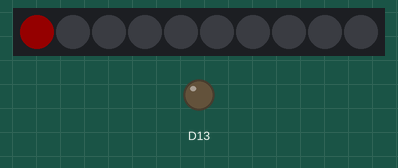
The sketch below on a simulated Adafruit Circuit Playground Express. Parts: 10 RGB LEDs in strip order, left to right, output pins drawn as LEDs (lit = HIGH). Dim RGB values are drawn brighter than linear.

Above: at 0.1 s.
At 3.3 s:
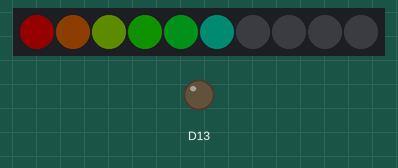
At 5.9 s:
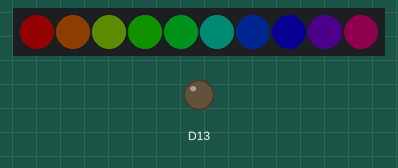
At 7.3 s:
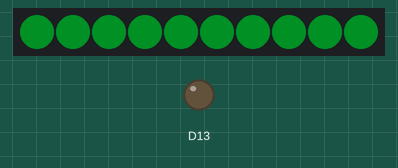
At 10.8 s:
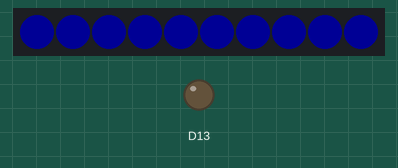
At 13.6 s:
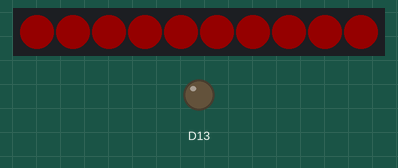

The sketch:

IAT_320_Glowing_Necklace.ino
```cpp
#include <Adafruit_CircuitPlayground.h>

uint8_t pixeln = 0;

void setup() {
 Serial.begin(9600);
 CircuitPlayground.begin();

}

void loop() {
  CircuitPlayground.setPixelColor(pixeln++, CircuitPlayground.colorWheel(25 * pixeln));

  delay(50);

  if(pixeln == 11){
    CircuitPlayground.setPixelColor(0, CircuitPlayground.colorWheel(25 * pixeln));
    CircuitPlayground.setPixelColor(1, CircuitPlayground.colorWheel(25 * pixeln));
    CircuitPlayground.setPixelColor(2, CircuitPlayground.colorWheel(25 * pixeln));
    CircuitPlayground.setPixelColor(3, CircuitPlayground.colorWheel(25 * pixeln));
    CircuitPlayground.setPixelColor(4, CircuitPlayground.colorWheel(25 * pixeln));
    CircuitPlayground.setPixelColor(5, CircuitPlayground.colorWheel(25 * pixeln));
    CircuitPlayground.setPixelColor(6, CircuitPlayground.colorWheel(25 * pixeln));
    CircuitPlayground.setPixelColor(7, CircuitPlayground.colorWheel(25 * pixeln));
    CircuitPlayground.setPixelColor(8, CircuitPlayground.colorWheel(25 * pixeln));
    CircuitPlayground.setPixelColor(9, CircuitPlayground.colorWheel(25 * pixeln));

  }

  delay(50);

  if(pixeln == 12){
    CircuitPlayground.setPixelColor(0, CircuitPlayground.colorWheel(30 * pixeln));
    CircuitPlayground.setPixelColor(1, CircuitPlayground.colorWheel(30 * pixeln));
    CircuitPlayground.setPixelColor(2, CircuitPlayground.colorWheel(30 * pixeln));
    CircuitPlayground.setPixelColor(3, CircuitPlayground.colorWheel(30 * pixeln));
    CircuitPlayground.setPixelColor(4, CircuitPlayground.colorWheel(30 * pixeln));
    CircuitPlayground.setPixelColor(5, CircuitPlayground.colorWheel(30 * pixeln));
    CircuitPlayground.setPixelColor(6, CircuitPlayground.colorWheel(30 * pixeln));
    CircuitPlayground.setPixelColor(7, CircuitPlayground.colorWheel(30 * pixeln));
    CircuitPlayground.setPixelColor(8, CircuitPlayground.colorWheel(30 * pixeln));
    CircuitPlayground.setPixelColor(9, CircuitPlayground.colorWheel(30 * pixeln));

  }

  delay(50);

  if(pixeln == 13){
    CircuitPlayground.setPixelColor(0, CircuitPlayground.colorWheel(35 * pixeln));
    CircuitPlayground.setPixelColor(1, CircuitPlayground.colorWheel(35 * pixeln));
    CircuitPlayground.setPixelColor(2, CircuitPlayground.colorWheel(35 * pixeln));
    CircuitPlayground.setPixelColor(3, CircuitPlayground.colorWheel(35 * pixeln));
    CircuitPlayground.setPixelColor(4, CircuitPlayground.colorWheel(35 * pixeln));
    CircuitPlayground.setPixelColor(5, CircuitPlayground.colorWheel(35 * pixeln));
    CircuitPlayground.setPixelColor(6, CircuitPlayground.colorWheel(35 * pixeln));
    CircuitPlayground.setPixelColor(7, CircuitPlayground.colorWheel(35 * pixeln));
    CircuitPlayground.setPixelColor(8, CircuitPlayground.colorWheel(35 * pixeln));
    CircuitPlayground.setPixelColor(9, CircuitPlayground.colorWheel(35 * pixeln));

  }

  delay(50);

  if(pixeln == 14){
    CircuitPlayground.setPixelColor(0, CircuitPlayground.colorWheel(40 * pixeln));
    CircuitPlayground.setPixelColor(1, CircuitPlayground.colorWheel(40 * pixeln));
    CircuitPlayground.setPixelColor(2, CircuitPlayground.colorWheel(40 * pixeln));
    CircuitPlayground.setPixelColor(3, CircuitPlayground.colorWheel(40 * pixeln));
    CircuitPlayground.setPixelColor(4, CircuitPlayground.colorWheel(40 * pixeln));
    CircuitPlayground.setPixelColor(5, CircuitPlayground.colorWheel(40 * pixeln));
    CircuitPlayground.setPixelColor(6, CircuitPlayground.colorWheel(40 * pixeln));
    CircuitPlayground.setPixelColor(7, CircuitPlayground.colorWheel(40 * pixeln));
    CircuitPlayground.setPixelColor(8, CircuitPlayground.colorWheel(40 * pixeln));
    CircuitPlayground.setPixelColor(9, CircuitPlayground.colorWheel(40 * pixeln));

  }

  delay(50);

  if(pixeln == 15){
    CircuitPlayground.setPixelColor(0, CircuitPlayground.colorWheel(45 * pixeln));
    CircuitPlayground.setPixelColor(1, CircuitPlayground.colorWheel(45 * pixeln));
    CircuitPlayground.setPixelColor(2, CircuitPlayground.colorWheel(45 * pixeln));
    CircuitPlayground.setPixelColor(3, CircuitPlayground.colorWheel(45 * pixeln));
    CircuitPlayground.setPixelColor(4, CircuitPlayground.colorWheel(45 * pixeln));
    CircuitPlayground.setPixelColor(5, CircuitPlayground.colorWheel(45 * pixeln));
    CircuitPlayground.setPixelColor(6, CircuitPlayground.colorWheel(45 * pixeln));
    CircuitPlayground.setPixelColor(7, CircuitPlayground.colorWheel(45 * pixeln));
    CircuitPlayground.setPixelColor(8, CircuitPlayground.colorWheel(45 * pixeln));
    CircuitPlayground.setPixelColor(9, CircuitPlayground.colorWheel(45 * pixeln));

  }
  delay(50);

  if(pixeln == 16){
    CircuitPlayground.setPixelColor(0, CircuitPlayground.colorWheel(50 * pixeln));
    CircuitPlayground.setPixelColor(1, CircuitPlayground.colorWheel(50 * pixeln));
    CircuitPlayground.setPixelColor(2, CircuitPlayground.colorWheel(50 * pixeln));
    CircuitPlayground.setPixelColor(3, CircuitPlayground.colorWheel(50 * pixeln));
    CircuitPlayground.setPixelColor(4, CircuitPlayground.colorWheel(50 * pixeln));
    CircuitPlayground.setPixelColor(5, CircuitPlayground.colorWheel(50 * pixeln));
    CircuitPlayground.setPixelColor(6, CircuitPlayground.colorWheel(50 * pixeln));
    CircuitPlayground.setPixelColor(7, CircuitPlayground.colorWheel(50 * pixeln));
    CircuitPlayground.setPixelColor(8, CircuitPlayground.colorWheel(50 * pixeln));
    CircuitPlayground.setPixelColor(9, CircuitPlayground.colorWheel(50 * pixeln));

  }
  delay(50);

  if(pixeln == 17){
    CircuitPlayground.setPixelColor(0, CircuitPlayground.colorWheel(55 * pixeln));
    CircuitPlayground.setPixelColor(1, CircuitPlayground.colorWheel(55 * pixeln));
    CircuitPlayground.setPixelColor(2, CircuitPlayground.colorWheel(55 * pixeln));
    CircuitPlayground.setPixelColor(3, CircuitPlayground.colorWheel(55 * pixeln));
    CircuitPlayground.setPixelColor(4, CircuitPlayground.colorWheel(55 * pixeln));
    CircuitPlayground.setPixelColor(5, CircuitPlayground.colorWheel(55 * pixeln));
    CircuitPlayground.setPixelColor(6, CircuitPlayground.colorWheel(55 * pixeln));
    CircuitPlayground.setPixelColor(7, CircuitPlayground.colorWheel(55 * pixeln));
    CircuitPlayground.setPixelColor(8, CircuitPlayground.colorWheel(55 * pixeln));
    CircuitPlayground.setPixelColor(9, CircuitPlayground.colorWheel(55 * pixeln));

  }
  delay(50);

  if(pixeln == 18){
    CircuitPlayground.setPixelColor(0, CircuitPlayground.colorWheel(60 * pixeln));
    CircuitPlayground.setPixelColor(1, CircuitPlayground.colorWheel(60 * pixeln));
    CircuitPlayground.setPixelColor(2, CircuitPlayground.colorWheel(60 * pixeln));
    CircuitPlayground.setPixelColor(3, CircuitPlayground.colorWheel(60 * pixeln));
    CircuitPlayground.setPixelColor(4, CircuitPlayground.colorWheel(60 * pixeln));
    CircuitPlayground.setPixelColor(5, CircuitPlayground.colorWheel(60 * pixeln));
    CircuitPlayground.setPixelColor(6, CircuitPlayground.colorWheel(60 * pixeln));
    CircuitPlayground.setPixelColor(7, CircuitPlayground.colorWheel(60 * pixeln));
    CircuitPlayground.setPixelColor(8, CircuitPlayground.colorWheel(60 * pixeln));
    CircuitPlayground.setPixelColor(9, CircuitPlayground.colorWheel(60 * pixeln));

  }
  delay(50);

  if(pixeln == 19){
    CircuitPlayground.setPixelColor(0, CircuitPlayground.colorWheel(65 * pixeln));
    CircuitPlayground.setPixelColor(1, CircuitPlayground.colorWheel(65 * pixeln));
    CircuitPlayground.setPixelColor(2, CircuitPlayground.colorWheel(65 * pixeln));
    CircuitPlayground.setPixelColor(3, CircuitPlayground.colorWheel(65 * pixeln));
    CircuitPlayground.setPixelColor(4, CircuitPlayground.colorWheel(65 * pixeln));
    CircuitPlayground.setPixelColor(5, CircuitPlayground.colorWheel(65 * pixeln));
    CircuitPlayground.setPixelColor(6, CircuitPlayground.colorWheel(65 * pixeln));
    CircuitPlayground.setPixelColor(7, CircuitPlayground.colorWheel(65 * pixeln));
    CircuitPlayground.setPixelColor(8, CircuitPlayground.colorWheel(65 * pixeln));
    CircuitPlayground.setPixelColor(9, CircuitPlayground.colorWheel(65 * pixeln));

  }
  delay(50);

  if(pixeln == 20){
    CircuitPlayground.setPixelColor(0, CircuitPlayground.colorWheel(70 * pixeln));
    CircuitPlayground.setPixelColor(1, CircuitPlayground.colorWheel(70 * pixeln));
    CircuitPlayground.setPixelColor(2, CircuitPlayground.colorWheel(70 * pixeln));
    CircuitPlayground.setPixelColor(3, CircuitPlayground.colorWheel(70 * pixeln));
    CircuitPlayground.setPixelColor(4, CircuitPlayground.colorWheel(70 * pixeln));
    CircuitPlayground.setPixelColor(5, CircuitPlayground.colorWheel(70 * pixeln));
    CircuitPlayground.setPixelColor(6, CircuitPlayground.colorWheel(70 * pixeln));
    CircuitPlayground.setPixelColor(7, CircuitPlayground.colorWheel(70 * pixeln));
    CircuitPlayground.setPixelColor(8, CircuitPlayground.colorWheel(70 * pixeln));
    CircuitPlayground.setPixelColor(9, CircuitPlayground.colorWheel(70 * pixeln));

  }

  delay(50);

  if(pixeln == 21){
    CircuitPlayground.setPixelColor(0, 255, 0, 0);
    CircuitPlayground.setPixelColor(1, 255, 0, 0);
    CircuitPlayground.setPixelColor(2, 255, 0, 0);
    CircuitPlayground.setPixelColor(3, 255, 0, 0);
    CircuitPlayground.setPixelColor(4, 255, 0, 0);
    CircuitPlayground.setPixelColor(5, 255, 0, 0);
    CircuitPlayground.setPixelColor(6, 255, 0, 0);
    CircuitPlayground.setPixelColor(7, 255, 0, 0);
    CircuitPlayground.setPixelColor(8, 255, 0, 0);
    CircuitPlayground.setPixelColor(9, 255, 0, 0);

  }

  delay(50);

  if(pixeln > 22){
    pixeln = 0;
    CircuitPlayground.clearPixels();

  }

  delay(50);


}
```

Measured:
- by itself, everything shown: repeats every 15.0 s, in 22 steps
- what the display in image 1 shows lasts 0.6 s, from 3.3 s to 3.9 s
- what the display in image 5 shows lasts 1.3 s, from 13.6 s to 14.9 s
